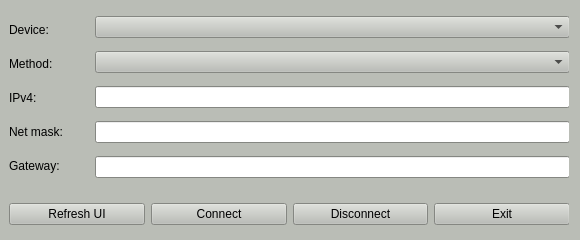
<?xml version="1.0" encoding="UTF-8"?>
<ui version="4.0">
 <class>EthernetSettings</class>
 <widget class="QWidget" name="EthernetSettings">
  <property name="windowModality">
   <enum>Qt::NonModal</enum>
  </property>
  <property name="geometry">
   <rect>
    <x>0</x>
    <y>0</y>
    <width>580</width>
    <height>240</height>
   </rect>
  </property>
  <property name="sizePolicy">
   <sizepolicy hsizetype="Fixed" vsizetype="Fixed">
    <horstretch>0</horstretch>
    <verstretch>0</verstretch>
   </sizepolicy>
  </property>
  <property name="palette">
   <palette>
    <active>
     <colorrole role="WindowText">
      <brush brushstyle="SolidPattern">
       <color alpha="255">
        <red>0</red>
        <green>0</green>
        <blue>0</blue>
       </color>
      </brush>
     </colorrole>
     <colorrole role="Button">
      <brush brushstyle="SolidPattern">
       <color alpha="255">
        <red>186</red>
        <green>189</green>
        <blue>182</blue>
       </color>
      </brush>
     </colorrole>
     <colorrole role="Light">
      <brush brushstyle="SolidPattern">
       <color alpha="255">
        <red>255</red>
        <green>255</green>
        <blue>255</blue>
       </color>
      </brush>
     </colorrole>
     <colorrole role="Midlight">
      <brush brushstyle="SolidPattern">
       <color alpha="255">
        <red>220</red>
        <green>222</green>
        <blue>218</blue>
       </color>
      </brush>
     </colorrole>
     <colorrole role="Dark">
      <brush brushstyle="SolidPattern">
       <color alpha="255">
        <red>93</red>
        <green>94</green>
        <blue>91</blue>
       </color>
      </brush>
     </colorrole>
     <colorrole role="Mid">
      <brush brushstyle="SolidPattern">
       <color alpha="255">
        <red>124</red>
        <green>126</green>
        <blue>121</blue>
       </color>
      </brush>
     </colorrole>
     <colorrole role="Text">
      <brush brushstyle="SolidPattern">
       <color alpha="255">
        <red>0</red>
        <green>0</green>
        <blue>0</blue>
       </color>
      </brush>
     </colorrole>
     <colorrole role="BrightText">
      <brush brushstyle="SolidPattern">
       <color alpha="255">
        <red>255</red>
        <green>255</green>
        <blue>255</blue>
       </color>
      </brush>
     </colorrole>
     <colorrole role="ButtonText">
      <brush brushstyle="SolidPattern">
       <color alpha="255">
        <red>0</red>
        <green>0</green>
        <blue>0</blue>
       </color>
      </brush>
     </colorrole>
     <colorrole role="Base">
      <brush brushstyle="SolidPattern">
       <color alpha="255">
        <red>255</red>
        <green>255</green>
        <blue>255</blue>
       </color>
      </brush>
     </colorrole>
     <colorrole role="Window">
      <brush brushstyle="SolidPattern">
       <color alpha="255">
        <red>186</red>
        <green>189</green>
        <blue>182</blue>
       </color>
      </brush>
     </colorrole>
     <colorrole role="Shadow">
      <brush brushstyle="SolidPattern">
       <color alpha="255">
        <red>0</red>
        <green>0</green>
        <blue>0</blue>
       </color>
      </brush>
     </colorrole>
     <colorrole role="AlternateBase">
      <brush brushstyle="SolidPattern">
       <color alpha="255">
        <red>220</red>
        <green>222</green>
        <blue>218</blue>
       </color>
      </brush>
     </colorrole>
     <colorrole role="ToolTipBase">
      <brush brushstyle="SolidPattern">
       <color alpha="255">
        <red>255</red>
        <green>255</green>
        <blue>220</blue>
       </color>
      </brush>
     </colorrole>
     <colorrole role="ToolTipText">
      <brush brushstyle="SolidPattern">
       <color alpha="255">
        <red>0</red>
        <green>0</green>
        <blue>0</blue>
       </color>
      </brush>
     </colorrole>
    </active>
    <inactive>
     <colorrole role="WindowText">
      <brush brushstyle="SolidPattern">
       <color alpha="255">
        <red>0</red>
        <green>0</green>
        <blue>0</blue>
       </color>
      </brush>
     </colorrole>
     <colorrole role="Button">
      <brush brushstyle="SolidPattern">
       <color alpha="255">
        <red>186</red>
        <green>189</green>
        <blue>182</blue>
       </color>
      </brush>
     </colorrole>
     <colorrole role="Light">
      <brush brushstyle="SolidPattern">
       <color alpha="255">
        <red>255</red>
        <green>255</green>
        <blue>255</blue>
       </color>
      </brush>
     </colorrole>
     <colorrole role="Midlight">
      <brush brushstyle="SolidPattern">
       <color alpha="255">
        <red>220</red>
        <green>222</green>
        <blue>218</blue>
       </color>
      </brush>
     </colorrole>
     <colorrole role="Dark">
      <brush brushstyle="SolidPattern">
       <color alpha="255">
        <red>93</red>
        <green>94</green>
        <blue>91</blue>
       </color>
      </brush>
     </colorrole>
     <colorrole role="Mid">
      <brush brushstyle="SolidPattern">
       <color alpha="255">
        <red>124</red>
        <green>126</green>
        <blue>121</blue>
       </color>
      </brush>
     </colorrole>
     <colorrole role="Text">
      <brush brushstyle="SolidPattern">
       <color alpha="255">
        <red>0</red>
        <green>0</green>
        <blue>0</blue>
       </color>
      </brush>
     </colorrole>
     <colorrole role="BrightText">
      <brush brushstyle="SolidPattern">
       <color alpha="255">
        <red>255</red>
        <green>255</green>
        <blue>255</blue>
       </color>
      </brush>
     </colorrole>
     <colorrole role="ButtonText">
      <brush brushstyle="SolidPattern">
       <color alpha="255">
        <red>0</red>
        <green>0</green>
        <blue>0</blue>
       </color>
      </brush>
     </colorrole>
     <colorrole role="Base">
      <brush brushstyle="SolidPattern">
       <color alpha="255">
        <red>255</red>
        <green>255</green>
        <blue>255</blue>
       </color>
      </brush>
     </colorrole>
     <colorrole role="Window">
      <brush brushstyle="SolidPattern">
       <color alpha="255">
        <red>186</red>
        <green>189</green>
        <blue>182</blue>
       </color>
      </brush>
     </colorrole>
     <colorrole role="Shadow">
      <brush brushstyle="SolidPattern">
       <color alpha="255">
        <red>0</red>
        <green>0</green>
        <blue>0</blue>
       </color>
      </brush>
     </colorrole>
     <colorrole role="AlternateBase">
      <brush brushstyle="SolidPattern">
       <color alpha="255">
        <red>220</red>
        <green>222</green>
        <blue>218</blue>
       </color>
      </brush>
     </colorrole>
     <colorrole role="ToolTipBase">
      <brush brushstyle="SolidPattern">
       <color alpha="255">
        <red>255</red>
        <green>255</green>
        <blue>220</blue>
       </color>
      </brush>
     </colorrole>
     <colorrole role="ToolTipText">
      <brush brushstyle="SolidPattern">
       <color alpha="255">
        <red>0</red>
        <green>0</green>
        <blue>0</blue>
       </color>
      </brush>
     </colorrole>
    </inactive>
    <disabled>
     <colorrole role="WindowText">
      <brush brushstyle="SolidPattern">
       <color alpha="255">
        <red>93</red>
        <green>94</green>
        <blue>91</blue>
       </color>
      </brush>
     </colorrole>
     <colorrole role="Button">
      <brush brushstyle="SolidPattern">
       <color alpha="255">
        <red>186</red>
        <green>189</green>
        <blue>182</blue>
       </color>
      </brush>
     </colorrole>
     <colorrole role="Light">
      <brush brushstyle="SolidPattern">
       <color alpha="255">
        <red>255</red>
        <green>255</green>
        <blue>255</blue>
       </color>
      </brush>
     </colorrole>
     <colorrole role="Midlight">
      <brush brushstyle="SolidPattern">
       <color alpha="255">
        <red>220</red>
        <green>222</green>
        <blue>218</blue>
       </color>
      </brush>
     </colorrole>
     <colorrole role="Dark">
      <brush brushstyle="SolidPattern">
       <color alpha="255">
        <red>93</red>
        <green>94</green>
        <blue>91</blue>
       </color>
      </brush>
     </colorrole>
     <colorrole role="Mid">
      <brush brushstyle="SolidPattern">
       <color alpha="255">
        <red>124</red>
        <green>126</green>
        <blue>121</blue>
       </color>
      </brush>
     </colorrole>
     <colorrole role="Text">
      <brush brushstyle="SolidPattern">
       <color alpha="255">
        <red>93</red>
        <green>94</green>
        <blue>91</blue>
       </color>
      </brush>
     </colorrole>
     <colorrole role="BrightText">
      <brush brushstyle="SolidPattern">
       <color alpha="255">
        <red>255</red>
        <green>255</green>
        <blue>255</blue>
       </color>
      </brush>
     </colorrole>
     <colorrole role="ButtonText">
      <brush brushstyle="SolidPattern">
       <color alpha="255">
        <red>93</red>
        <green>94</green>
        <blue>91</blue>
       </color>
      </brush>
     </colorrole>
     <colorrole role="Base">
      <brush brushstyle="SolidPattern">
       <color alpha="255">
        <red>186</red>
        <green>189</green>
        <blue>182</blue>
       </color>
      </brush>
     </colorrole>
     <colorrole role="Window">
      <brush brushstyle="SolidPattern">
       <color alpha="255">
        <red>186</red>
        <green>189</green>
        <blue>182</blue>
       </color>
      </brush>
     </colorrole>
     <colorrole role="Shadow">
      <brush brushstyle="SolidPattern">
       <color alpha="255">
        <red>0</red>
        <green>0</green>
        <blue>0</blue>
       </color>
      </brush>
     </colorrole>
     <colorrole role="AlternateBase">
      <brush brushstyle="SolidPattern">
       <color alpha="255">
        <red>186</red>
        <green>189</green>
        <blue>182</blue>
       </color>
      </brush>
     </colorrole>
     <colorrole role="ToolTipBase">
      <brush brushstyle="SolidPattern">
       <color alpha="255">
        <red>255</red>
        <green>255</green>
        <blue>220</blue>
       </color>
      </brush>
     </colorrole>
     <colorrole role="ToolTipText">
      <brush brushstyle="SolidPattern">
       <color alpha="255">
        <red>0</red>
        <green>0</green>
        <blue>0</blue>
       </color>
      </brush>
     </colorrole>
    </disabled>
   </palette>
  </property>
  <property name="cursor">
   <cursorShape>IBeamCursor</cursorShape>
  </property>
  <property name="windowTitle">
   <string>Network Settings</string>
  </property>
  <layout class="QGridLayout" name="gridLayout">
   <property name="leftMargin">
    <number>9</number>
   </property>
   <property name="topMargin">
    <number>9</number>
   </property>
   <property name="bottomMargin">
    <number>0</number>
   </property>
   <item row="0" column="0" rowspan="2">
    <widget class="QWidget" name="widget" native="true">
     <property name="sizePolicy">
      <sizepolicy hsizetype="Expanding" vsizetype="Expanding">
       <horstretch>0</horstretch>
       <verstretch>0</verstretch>
      </sizepolicy>
     </property>
     <property name="palette">
      <palette>
       <active>
        <colorrole role="WindowText">
         <brush brushstyle="SolidPattern">
          <color alpha="255">
           <red>0</red>
           <green>0</green>
           <blue>0</blue>
          </color>
         </brush>
        </colorrole>
        <colorrole role="Button">
         <brush brushstyle="SolidPattern">
          <color alpha="255">
           <red>186</red>
           <green>189</green>
           <blue>182</blue>
          </color>
         </brush>
        </colorrole>
        <colorrole role="Light">
         <brush brushstyle="SolidPattern">
          <color alpha="255">
           <red>255</red>
           <green>255</green>
           <blue>255</blue>
          </color>
         </brush>
        </colorrole>
        <colorrole role="Midlight">
         <brush brushstyle="SolidPattern">
          <color alpha="255">
           <red>220</red>
           <green>222</green>
           <blue>218</blue>
          </color>
         </brush>
        </colorrole>
        <colorrole role="Dark">
         <brush brushstyle="SolidPattern">
          <color alpha="255">
           <red>93</red>
           <green>94</green>
           <blue>91</blue>
          </color>
         </brush>
        </colorrole>
        <colorrole role="Mid">
         <brush brushstyle="SolidPattern">
          <color alpha="255">
           <red>124</red>
           <green>126</green>
           <blue>121</blue>
          </color>
         </brush>
        </colorrole>
        <colorrole role="Text">
         <brush brushstyle="SolidPattern">
          <color alpha="255">
           <red>0</red>
           <green>0</green>
           <blue>0</blue>
          </color>
         </brush>
        </colorrole>
        <colorrole role="BrightText">
         <brush brushstyle="SolidPattern">
          <color alpha="255">
           <red>255</red>
           <green>255</green>
           <blue>255</blue>
          </color>
         </brush>
        </colorrole>
        <colorrole role="ButtonText">
         <brush brushstyle="SolidPattern">
          <color alpha="255">
           <red>0</red>
           <green>0</green>
           <blue>0</blue>
          </color>
         </brush>
        </colorrole>
        <colorrole role="Base">
         <brush brushstyle="SolidPattern">
          <color alpha="255">
           <red>255</red>
           <green>255</green>
           <blue>255</blue>
          </color>
         </brush>
        </colorrole>
        <colorrole role="Window">
         <brush brushstyle="SolidPattern">
          <color alpha="255">
           <red>186</red>
           <green>189</green>
           <blue>182</blue>
          </color>
         </brush>
        </colorrole>
        <colorrole role="Shadow">
         <brush brushstyle="SolidPattern">
          <color alpha="255">
           <red>0</red>
           <green>0</green>
           <blue>0</blue>
          </color>
         </brush>
        </colorrole>
        <colorrole role="AlternateBase">
         <brush brushstyle="SolidPattern">
          <color alpha="255">
           <red>220</red>
           <green>222</green>
           <blue>218</blue>
          </color>
         </brush>
        </colorrole>
        <colorrole role="ToolTipBase">
         <brush brushstyle="SolidPattern">
          <color alpha="255">
           <red>255</red>
           <green>255</green>
           <blue>220</blue>
          </color>
         </brush>
        </colorrole>
        <colorrole role="ToolTipText">
         <brush brushstyle="SolidPattern">
          <color alpha="255">
           <red>0</red>
           <green>0</green>
           <blue>0</blue>
          </color>
         </brush>
        </colorrole>
       </active>
       <inactive>
        <colorrole role="WindowText">
         <brush brushstyle="SolidPattern">
          <color alpha="255">
           <red>0</red>
           <green>0</green>
           <blue>0</blue>
          </color>
         </brush>
        </colorrole>
        <colorrole role="Button">
         <brush brushstyle="SolidPattern">
          <color alpha="255">
           <red>186</red>
           <green>189</green>
           <blue>182</blue>
          </color>
         </brush>
        </colorrole>
        <colorrole role="Light">
         <brush brushstyle="SolidPattern">
          <color alpha="255">
           <red>255</red>
           <green>255</green>
           <blue>255</blue>
          </color>
         </brush>
        </colorrole>
        <colorrole role="Midlight">
         <brush brushstyle="SolidPattern">
          <color alpha="255">
           <red>220</red>
           <green>222</green>
           <blue>218</blue>
          </color>
         </brush>
        </colorrole>
        <colorrole role="Dark">
         <brush brushstyle="SolidPattern">
          <color alpha="255">
           <red>93</red>
           <green>94</green>
           <blue>91</blue>
          </color>
         </brush>
        </colorrole>
        <colorrole role="Mid">
         <brush brushstyle="SolidPattern">
          <color alpha="255">
           <red>124</red>
           <green>126</green>
           <blue>121</blue>
          </color>
         </brush>
        </colorrole>
        <colorrole role="Text">
         <brush brushstyle="SolidPattern">
          <color alpha="255">
           <red>0</red>
           <green>0</green>
           <blue>0</blue>
          </color>
         </brush>
        </colorrole>
        <colorrole role="BrightText">
         <brush brushstyle="SolidPattern">
          <color alpha="255">
           <red>255</red>
           <green>255</green>
           <blue>255</blue>
          </color>
         </brush>
        </colorrole>
        <colorrole role="ButtonText">
         <brush brushstyle="SolidPattern">
          <color alpha="255">
           <red>0</red>
           <green>0</green>
           <blue>0</blue>
          </color>
         </brush>
        </colorrole>
        <colorrole role="Base">
         <brush brushstyle="SolidPattern">
          <color alpha="255">
           <red>255</red>
           <green>255</green>
           <blue>255</blue>
          </color>
         </brush>
        </colorrole>
        <colorrole role="Window">
         <brush brushstyle="SolidPattern">
          <color alpha="255">
           <red>186</red>
           <green>189</green>
           <blue>182</blue>
          </color>
         </brush>
        </colorrole>
        <colorrole role="Shadow">
         <brush brushstyle="SolidPattern">
          <color alpha="255">
           <red>0</red>
           <green>0</green>
           <blue>0</blue>
          </color>
         </brush>
        </colorrole>
        <colorrole role="AlternateBase">
         <brush brushstyle="SolidPattern">
          <color alpha="255">
           <red>220</red>
           <green>222</green>
           <blue>218</blue>
          </color>
         </brush>
        </colorrole>
        <colorrole role="ToolTipBase">
         <brush brushstyle="SolidPattern">
          <color alpha="255">
           <red>255</red>
           <green>255</green>
           <blue>220</blue>
          </color>
         </brush>
        </colorrole>
        <colorrole role="ToolTipText">
         <brush brushstyle="SolidPattern">
          <color alpha="255">
           <red>0</red>
           <green>0</green>
           <blue>0</blue>
          </color>
         </brush>
        </colorrole>
       </inactive>
       <disabled>
        <colorrole role="WindowText">
         <brush brushstyle="SolidPattern">
          <color alpha="255">
           <red>93</red>
           <green>94</green>
           <blue>91</blue>
          </color>
         </brush>
        </colorrole>
        <colorrole role="Button">
         <brush brushstyle="SolidPattern">
          <color alpha="255">
           <red>186</red>
           <green>189</green>
           <blue>182</blue>
          </color>
         </brush>
        </colorrole>
        <colorrole role="Light">
         <brush brushstyle="SolidPattern">
          <color alpha="255">
           <red>255</red>
           <green>255</green>
           <blue>255</blue>
          </color>
         </brush>
        </colorrole>
        <colorrole role="Midlight">
         <brush brushstyle="SolidPattern">
          <color alpha="255">
           <red>220</red>
           <green>222</green>
           <blue>218</blue>
          </color>
         </brush>
        </colorrole>
        <colorrole role="Dark">
         <brush brushstyle="SolidPattern">
          <color alpha="255">
           <red>93</red>
           <green>94</green>
           <blue>91</blue>
          </color>
         </brush>
        </colorrole>
        <colorrole role="Mid">
         <brush brushstyle="SolidPattern">
          <color alpha="255">
           <red>124</red>
           <green>126</green>
           <blue>121</blue>
          </color>
         </brush>
        </colorrole>
        <colorrole role="Text">
         <brush brushstyle="SolidPattern">
          <color alpha="255">
           <red>93</red>
           <green>94</green>
           <blue>91</blue>
          </color>
         </brush>
        </colorrole>
        <colorrole role="BrightText">
         <brush brushstyle="SolidPattern">
          <color alpha="255">
           <red>255</red>
           <green>255</green>
           <blue>255</blue>
          </color>
         </brush>
        </colorrole>
        <colorrole role="ButtonText">
         <brush brushstyle="SolidPattern">
          <color alpha="255">
           <red>93</red>
           <green>94</green>
           <blue>91</blue>
          </color>
         </brush>
        </colorrole>
        <colorrole role="Base">
         <brush brushstyle="SolidPattern">
          <color alpha="255">
           <red>186</red>
           <green>189</green>
           <blue>182</blue>
          </color>
         </brush>
        </colorrole>
        <colorrole role="Window">
         <brush brushstyle="SolidPattern">
          <color alpha="255">
           <red>186</red>
           <green>189</green>
           <blue>182</blue>
          </color>
         </brush>
        </colorrole>
        <colorrole role="Shadow">
         <brush brushstyle="SolidPattern">
          <color alpha="255">
           <red>0</red>
           <green>0</green>
           <blue>0</blue>
          </color>
         </brush>
        </colorrole>
        <colorrole role="AlternateBase">
         <brush brushstyle="SolidPattern">
          <color alpha="255">
           <red>186</red>
           <green>189</green>
           <blue>182</blue>
          </color>
         </brush>
        </colorrole>
        <colorrole role="ToolTipBase">
         <brush brushstyle="SolidPattern">
          <color alpha="255">
           <red>255</red>
           <green>255</green>
           <blue>220</blue>
          </color>
         </brush>
        </colorrole>
        <colorrole role="ToolTipText">
         <brush brushstyle="SolidPattern">
          <color alpha="255">
           <red>0</red>
           <green>0</green>
           <blue>0</blue>
          </color>
         </brush>
        </colorrole>
       </disabled>
      </palette>
     </property>
     <widget class="QWidget" name="horizontalLayoutWidget_2">
      <property name="geometry">
       <rect>
        <x>0</x>
        <y>0</y>
        <width>561</width>
        <height>181</height>
       </rect>
      </property>
      <layout class="QHBoxLayout" name="horizontalLayout_2">
       <property name="spacing">
        <number>6</number>
       </property>
       <item>
        <layout class="QVBoxLayout" name="verticalLayout">
         <property name="spacing">
          <number>6</number>
         </property>
         <property name="sizeConstraint">
          <enum>QLayout::SetFixedSize</enum>
         </property>
         <item>
          <widget class="QLabel" name="label_device">
           <property name="sizePolicy">
            <sizepolicy hsizetype="Fixed" vsizetype="Fixed">
             <horstretch>0</horstretch>
             <verstretch>0</verstretch>
            </sizepolicy>
           </property>
           <property name="text">
            <string>Device:            </string>
           </property>
          </widget>
         </item>
         <item>
          <widget class="QLabel" name="label_method">
           <property name="sizePolicy">
            <sizepolicy hsizetype="Fixed" vsizetype="Fixed">
             <horstretch>0</horstretch>
             <verstretch>0</verstretch>
            </sizepolicy>
           </property>
           <property name="text">
            <string>Method:</string>
           </property>
          </widget>
         </item>
         <item>
          <widget class="QLabel" name="label_ipv4">
           <property name="sizePolicy">
            <sizepolicy hsizetype="Fixed" vsizetype="Fixed">
             <horstretch>0</horstretch>
             <verstretch>0</verstretch>
            </sizepolicy>
           </property>
           <property name="text">
            <string>IPv4: </string>
           </property>
          </widget>
         </item>
         <item>
          <widget class="QLabel" name="label_netmask">
           <property name="sizePolicy">
            <sizepolicy hsizetype="Fixed" vsizetype="Fixed">
             <horstretch>0</horstretch>
             <verstretch>0</verstretch>
            </sizepolicy>
           </property>
           <property name="text">
            <string>Net mask:</string>
           </property>
          </widget>
         </item>
         <item>
          <widget class="QLabel" name="label_gateway">
           <property name="sizePolicy">
            <sizepolicy hsizetype="Fixed" vsizetype="Fixed">
             <horstretch>0</horstretch>
             <verstretch>0</verstretch>
            </sizepolicy>
           </property>
           <property name="text">
            <string>Gateway:  </string>
           </property>
          </widget>
         </item>
        </layout>
       </item>
       <item>
        <layout class="QVBoxLayout" name="verticalLayout_2">
         <property name="spacing">
          <number>6</number>
         </property>
         <item>
          <widget class="QComboBox" name="comboBox_device">
           <property name="sizePolicy">
            <sizepolicy hsizetype="Expanding" vsizetype="Fixed">
             <horstretch>0</horstretch>
             <verstretch>0</verstretch>
            </sizepolicy>
           </property>
           <property name="insertPolicy">
            <enum>QComboBox::InsertAfterCurrent</enum>
           </property>
          </widget>
         </item>
         <item>
          <widget class="QComboBox" name="comboBox_method">
           <property name="sizePolicy">
            <sizepolicy hsizetype="Expanding" vsizetype="Fixed">
             <horstretch>0</horstretch>
             <verstretch>0</verstretch>
            </sizepolicy>
           </property>
           <property name="insertPolicy">
            <enum>QComboBox::InsertAfterCurrent</enum>
           </property>
          </widget>
         </item>
         <item>
          <widget class="QLineEdit" name="lineEdit_ipv4">
           <property name="focusPolicy">
            <enum>Qt::StrongFocus</enum>
           </property>
          </widget>
         </item>
         <item>
          <widget class="QLineEdit" name="lineEdit_netmask">
           <property name="focusPolicy">
            <enum>Qt::StrongFocus</enum>
           </property>
          </widget>
         </item>
         <item>
          <widget class="QLineEdit" name="lineEdit_gateway">
           <property name="focusPolicy">
            <enum>Qt::StrongFocus</enum>
           </property>
          </widget>
         </item>
        </layout>
       </item>
      </layout>
     </widget>
     <widget class="QWidget" name="horizontalLayoutWidget">
      <property name="geometry">
       <rect>
        <x>0</x>
        <y>190</y>
        <width>561</width>
        <height>31</height>
       </rect>
      </property>
      <layout class="QHBoxLayout" name="horizontalLayout">
       <item>
        <widget class="QPushButton" name="pushButton_refresh">
         <property name="sizePolicy">
          <sizepolicy hsizetype="Preferred" vsizetype="Fixed">
           <horstretch>0</horstretch>
           <verstretch>0</verstretch>
          </sizepolicy>
         </property>
         <property name="text">
          <string>   Refresh UI   </string>
         </property>
        </widget>
       </item>
       <item>
        <widget class="QPushButton" name="pushButton_con_connect">
         <property name="sizePolicy">
          <sizepolicy hsizetype="Preferred" vsizetype="Fixed">
           <horstretch>0</horstretch>
           <verstretch>0</verstretch>
          </sizepolicy>
         </property>
         <property name="text">
          <string>Connect</string>
         </property>
        </widget>
       </item>
       <item>
        <widget class="QPushButton" name="pushButton_con_disconnect">
         <property name="sizePolicy">
          <sizepolicy hsizetype="Preferred" vsizetype="Fixed">
           <horstretch>0</horstretch>
           <verstretch>0</verstretch>
          </sizepolicy>
         </property>
         <property name="text">
          <string>Disconnect</string>
         </property>
        </widget>
       </item>
       <item>
        <widget class="QPushButton" name="pushButton_exit">
         <property name="sizePolicy">
          <sizepolicy hsizetype="Preferred" vsizetype="Fixed">
           <horstretch>0</horstretch>
           <verstretch>0</verstretch>
          </sizepolicy>
         </property>
         <property name="text">
          <string>Exit</string>
         </property>
        </widget>
       </item>
      </layout>
     </widget>
    </widget>
   </item>
  </layout>
 </widget>
 <resources/>
 <connections/>
</ui>
